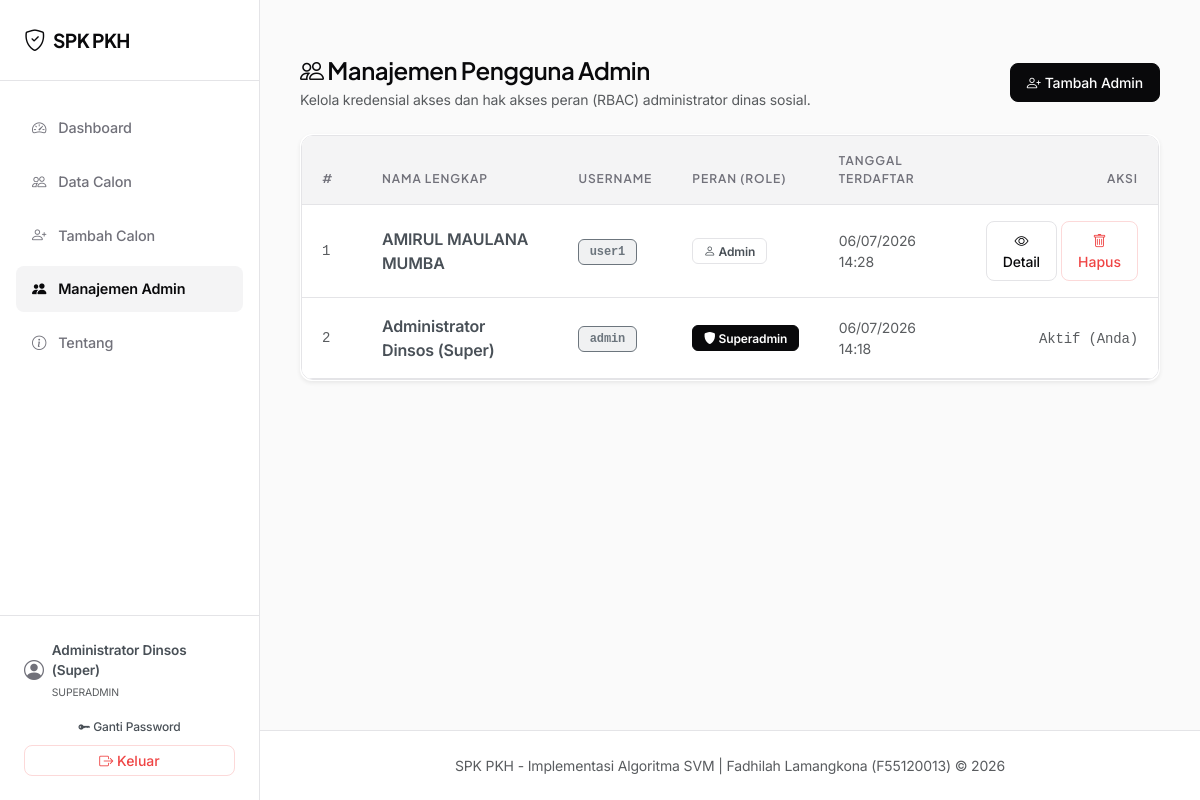
Page /admin/users (signed in) on the committed database.
### models_db.py (models this page shows, shortened)
class User(db.Model):
    __tablename__ = 'users'
    id = db.Column(db.Integer, primary_key=True)
    username = db.Column(db.String(50), unique=True, nullable=False)
    password_hash = db.Column(db.String(255), nullable=False)
    nama_lengkap = db.Column(db.String(100), nullable=False)
    role = db.Column(db.String(20), nullable=False, default='admin')  # 'superadmin' atau 'admin'
    created_at = db.Column(db.DateTime, default=lambda: datetime.now(timezone.utc))

### routes/admin.py (the view)
@admin_bp.route('/users')
@login_required
@superadmin_required
def list_users():
    users = User.query.order_by(User.created_at.desc()).all()
    return render_template('admin/users.html', users=users)

### core/auth.py (called while the page is built)
def login_required(f):
    @wraps(f)
    def decorated_function(*args, **kwargs):
        if 'user_id' not in session:
            flash('Silakan login terlebih dahulu untuk mengakses sistem.', 'warning')
            return redirect(url_for('auth.login'))
        return f(*args, **kwargs)
    return decorated_function

def superadmin_required(f):
    @wraps(f)
    def decorated_function(*args, **kwargs):
        if 'user_id' not in session:
            flash('Silakan login terlebih dahulu untuk mengakses sistem.', 'warning')
            return redirect(url_for('auth.login'))
        user = User.query.get(session['user_id'])
        if not user or user.role != 'superadmin':
            flash('Anda tidak memiliki hak akses untuk halaman ini.', 'danger')
            return redirect(url_for('dashboard.index'))
        return f(*args, **kwargs)
    return decorated_function

def inject_user():
    if 'user_id' in session:
        user = User.query.get(session['user_id'])
        return dict(current_user=user)
    return dict(current_user=None)

def generate_csrf_token():
    if '_csrf_token' not in session:
        session['_csrf_token'] = secrets.token_hex(32)
    return session['_csrf_token']

def inject_csrf():
    return dict(csrf_token=generate_csrf_token())

### templates/admin/users.html (shortened to what this page needs)
{% extends 'base.html' %}
{% block content %}
<div class="stagger-container">
    <div class="d-flex justify-content-between align-items-center mb-4">
        <div>
            <h4 class="mb-1"><i class="bi bi-people"></i> Manajemen Pengguna Admin</h4>
            <p class="text-muted small mb-0">Kelola kredensial akses dan hak akses peran (RBAC) administrator dinas sosial.</p>
        </div>
        <a href="{{ url_for('admin.tambah_user') }}" class="btn btn-primary btn-sm d-flex align-items-center gap-1">
            <i class="bi bi-person-plus"></i> Tambah Admin
        </a>
    </div>
    {% if users %}
    <div class="card shadow-sm border border-light border-opacity-10">
        <div class="card-body p-0">
            <div class="table-responsive">
                <table class="table table-hover align-middle">
                    <thead>
                        <tr>
                            <th style="width: 60px;">#</th>
                            <th>Nama Lengkap</th>
                            <th>Username</th>
                            <th>Peran (Role)</th>
                            <th>Tanggal Terdaftar</th>
                            <th class="text-end" style="width: 180px;">Aksi</th>
                        </tr>
                    </thead>
                    <tbody>
                        {% for u in users %}
                        <tr>
                            <td class="font-monospace text-muted small">{{ loop.index }}</td>
                            <td class="fw-semibold text-dark-emphasis">{{ u.nama_lengkap }}</td>
                            <td><span class="badge bg-secondary bg-opacity-10 text-secondary border border-secondary border-opacity-20 font-monospace">{{ u.username }}</span></td>
                            <td>
                                {% if u.role == 'superadmin' %}
                                <span class="badge badge-layak"><i class="bi bi-shield-fill"></i> Superadmin</span>
                                {% else %}
                                <span class="badge badge-tidak-layak text-dark-emphasis"><i class="bi bi-person"></i> Admin</span>
                                {% endif %}
                            </td>
                            <td class="text-muted small">{{ u.created_at.strftime('%d/%m/%Y %H:%M') if u.created_at else '-' }}</td>
                            <td class="text-end">
                                {% if u.id != current_user.id %}
                                <div class="d-flex gap-1 justify-content-end">
                                    <a href="{{ url_for('admin.detail_user', id=u.id) }}" class="btn btn-outline-primary btn-sm" title="Lihat Detail">
                                        <i class="bi bi-eye"></i> Detail
                                    </a>
                                    <button type="button" class="btn btn-outline-danger btn-sm" title="Hapus Akun"
                                            data-bs-toggle="modal" data-bs-target="#hapusModal"
                                            data-id="{{ u.id }}" data-nama="{{ u.nama_lengkap }}">
                                        <i class="bi bi-trash"></i> Hapus
                                    </button>
                                </div>
                                {% else %}
                                <span class="text-muted small font-monospace italic">Aktif (Anda)</span>
                                {% endif %}
                            </td>
                        </tr>
                        {% endfor %}
                    </tbody>
                </table>
            </div>
        </div>
    </div>
    {% endif %}
</div>
{% endblock %}

### templates/base.html (shortened to what this page needs)
<!DOCTYPE html>
<html lang="id" data-bs-theme="light">
<head>
    <link href="https://cdn.jsdelivr.net/npm/bootstrap@5.3.3/dist/css/bootstrap.min.css" rel="stylesheet">
    <link rel="stylesheet" href="https://cdn.jsdelivr.net/npm/bootstrap-icons@1.11.3/font/bootstrap-icons.min.css">
    <link rel="stylesheet" href="{{ url_for('static', filename='css/style.css') }}">
</head>
<body>
    {% if current_user %}
    <div class="app-container">
        <aside class="sidebar-panel" id="sidebarPanel">
            <div class="sidebar-header">
                <a class="sidebar-brand" href="{{ url_for('dashboard.index') }}">
                    <i class="bi bi-shield-check"></i> SPK PKH
                </a>
            </div>
            <ul class="sidebar-menu">
                <li>
                    <a class="sidebar-link {% if request.endpoint == 'dashboard.index' %}active{% endif %}" href="{{ url_for('dashboard.index') }}">
                        <i class="bi bi-speedometer2"></i> Dashboard
                    </a>
                </li>
                <li>
                    <a class="sidebar-link {% if request.endpoint in ('calon.daftar_calon', 'calon.tambah_calon', 'calon.edit_calon', 'calon.prediksi_ulang') %}active{% endif %}" href="{{ url_for('calon.daftar_calon') }}">
                        <i class="bi bi-people"></i> Data Calon
                    </a>
                </li>
                <li>
                    <a class="sidebar-link {% if request.endpoint == 'calon.tambah_calon' %}active{% endif %}" href="{{ url_for('calon.tambah_calon') }}">
                        <i class="bi bi-person-plus"></i> Tambah Calon
                    </a>
                </li>
                {% if current_user.role == 'superadmin' %}
                <li>
                    <a class="sidebar-link {% if request.endpoint in ('admin.list_users', 'admin.tambah_user') %}active{% endif %}" href="{{ url_for('admin.list_users') }}">
                        <i class="bi bi-people-fill"></i> Manajemen Admin
                    </a>
                </li>
                {% endif %}
                <li>
                    <a class="sidebar-link {% if request.endpoint == 'about.index' %}active{% endif %}" href="{{ url_for('about.index') }}">
                        <i class="bi bi-info-circle"></i> Tentang
                    </a>
                </li>
            </ul>
            <div class="sidebar-footer">
                <div class="sidebar-user">
                    <i class="bi bi-person-circle fs-5"></i>
                    <div>
                        <div class="fw-semibold text-dark-emphasis">{{ current_user.nama_lengkap }}</div>
                        <small class="text-muted text-uppercase" style="font-size: 0.65rem;">
                            {{ 'Superadmin' if current_user.role == 'superadmin' else 'Admin Pendamping' }}
                        </small>
                    </div>
                </div>
                <div class="d-flex flex-column gap-1 w-100">
                    <a href="{{ url_for('auth.change_password') }}" class="btn btn-outline-secondary w-100 btn-sm py-1 border-light border-opacity-10 text-dark-emphasis" style="font-size: 0.75rem;">
                        <i class="bi bi-key-fill"></i> Ganti Password
                    </a>
                    <form method="POST" action="{{ url_for('auth.logout') }}" class="w-100">
                        <button type="submit" class="btn btn-outline-danger w-100 btn-sm py-1">
                            <i class="bi bi-box-arrow-right"></i> Keluar
                        </button>
                    </form>
                </div>
            </div>
        </aside>
        <div class="content-wrapper">
            <main class="main-content">
                {% block content %}{% endblock %}
            </main>
            <footer class="footer">
                <div class="container-fluid text-center text-muted small">
                    SPK PKH - Implementasi Algoritma SVM |
                    Fadhilah Lamangkona (F55120013) &copy; 2026
                </div>
            </footer>
        </div>
    </div>
    {% endif %}
</body>
</html>

### rows in the picture
User: nama_lengkap "Administrator Dinsos (Super)", role "SUPERADMIN", username "admin", shows "Superadmin", created_at "06/07/2026 14:18", shows "Aktif (Anda)"
User: nama_lengkap "AMIRUL MAULANA MUMBA", username "user1", role "admin" (drawn), created_at "06/07/2026 14:28"
